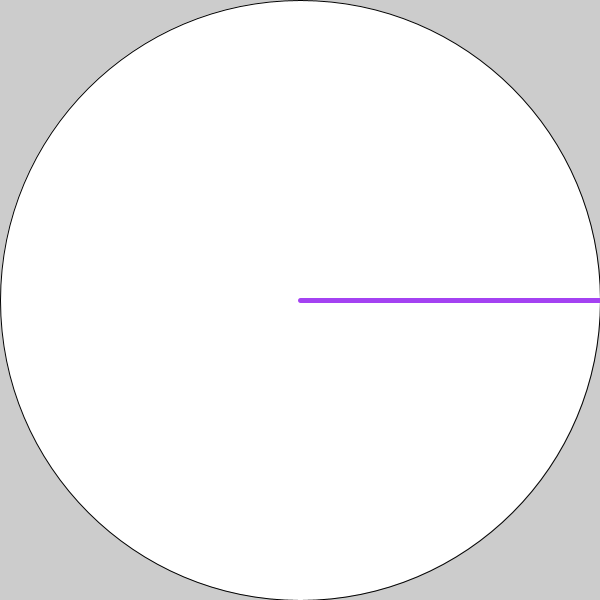
Frame 1 (no input)
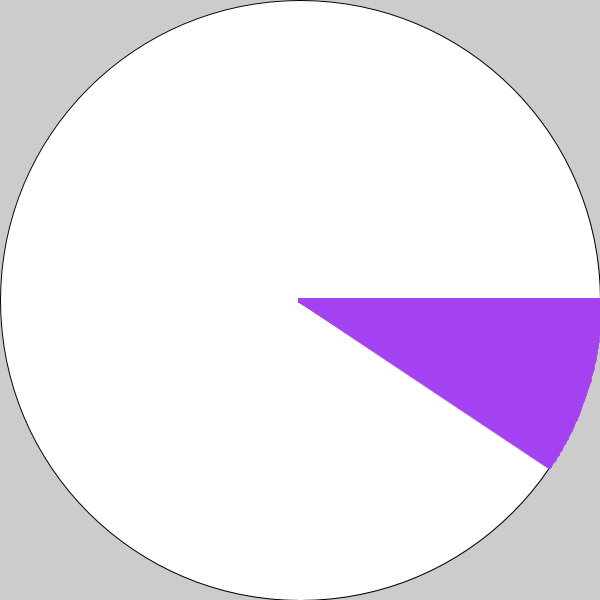
Frame 60 (the mouse pressed at the canvas centre just before this capture)
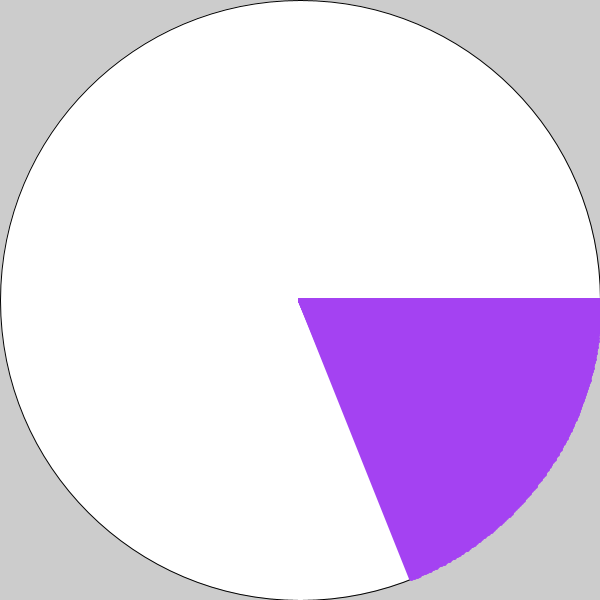
Frame 120 (the mouse held since frame 60 and released just before this capture)

The Processing sketch that drew these frames (run headless with seeded random() and noise(); from frame 60 on, the mouse is pressed at the canvas centre):

// Processing sketch: processing_115660
// ── processing_115660.pde

int radius;
float angle;

void setup() {
    size(600,600);
    radius = width/2;
    ellipse(radius,radius,width,height);
    strokeWeight(5);
    frameRate(120);
    stroke(random(255),random(255),random(255));
    angle = 0.0;
}

void draw() {
    line(radius,radius,radius+radius*cos(angle),radius+radius*sin(angle));
    angle = angle + 0.01;
    if (angle >= 6.28) {
        angle = 0.0;
        stroke(random(255),random(255),random(255));
    }
    
}
